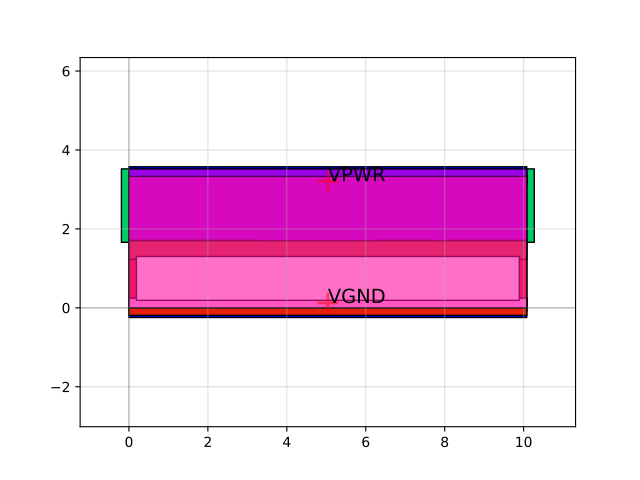

Generate this figure with Python:
import sky130

c = sky130.components.sky130_fd_sc_hs__o2bb2ai_4()
c.plot()
